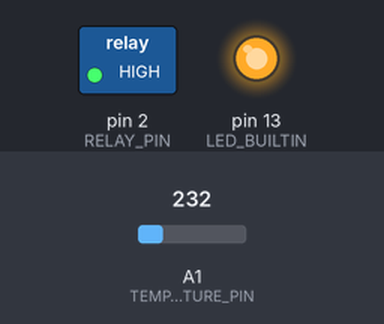
This sketch was run on a simulated Arduino Uno, built with avr-gcc and run on an emulated ATmega328P. On the bench: switched loads named in the sketch (green lamp = pin HIGH), output pins drawn as LEDs (lit = HIGH). The test bench sets the inputs (shaded band); at power-on: A1 (TEMPERATURE_PIN) = 232. What the sketch prints to the serial monitor is not drawn.

Above: at 0.1 s.
Timing chart, 0 to 1.6 s (numbered marks = the images above):
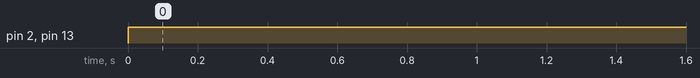

The sketch:

fridge-serial.ino
```cpp
#define CPU_DIV (4) /* How many times slower the Arduino clone is than a normal one. */
#define TEMPERATURE_PIN (A1) /* Pin the temperature sensor is connected to. */
#define TARGET (760.5)
#define HALF_SWING (0.25) /* 760.25 hottest, 760.75 coldest */
#define RELAY_PIN (2)

enum states {
  FRIDGE_ON = HIGH,
  FRIDGE_OFF = LOW
};

double avg;
int state = FRIDGE_OFF;

void setup() {
  pinMode(RELAY_PIN, OUTPUT);
  pinMode(LED_BUILTIN, OUTPUT);
  analogReference(INTERNAL); // Analog range is 0-1.1 volts
  Serial.begin(38400);
  avg = ((double)analogRead(TEMPERATURE_PIN)) / 4.0;
}

void loop() {
  avg = ((double)0.999) * avg + ((double)0.001) * ((double)analogRead(TEMPERATURE_PIN)) / 4.0;
  Serial.println(avg);
  if (avg > TARGET + HALF_SWING) {
    state = FRIDGE_OFF;
  } else if (avg < TARGET - HALF_SWING) {
    state = FRIDGE_ON;
  }
  digitalWrite(RELAY_PIN, state);
  digitalWrite(LED_BUILTIN, state);
  delay(1);
}
```

Measured:
- by itself, pin 2 (RELAY_PIN), pin 13 (LED_BUILTIN): LOW → HIGH at 0.00 s
